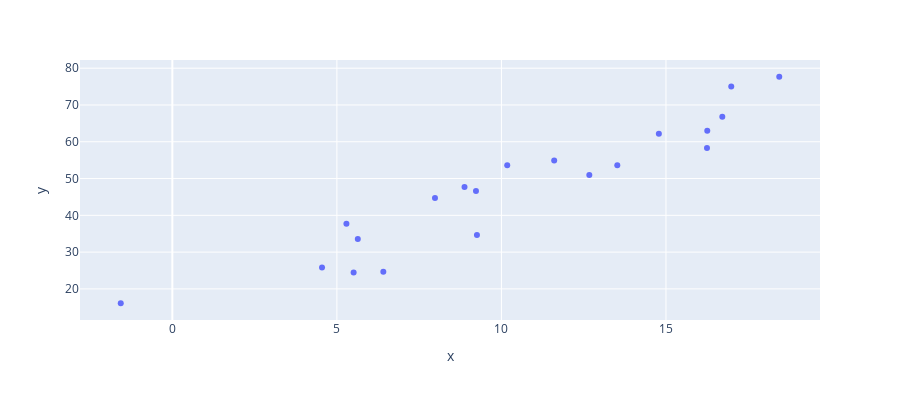

Source (notebook cell):
### Code cell
px.scatter(x=x, y=y, height=400)

### Figure 1 — Plotly figure (JSON) as saved in the notebook; plotly's stock layout.template omitted (floating-point values rounded to 4 significant figures)
{"data": [{"hovertemplate": "x=%{x}<br>y=%{y}<extra></extra>", "legendgroup": "", "marker": {"color": "#636efa", "symbol": "circle"}, "mode": "markers", "name": "", "orientation": "v", "showlegend": false, "type": "scatter", "x": [18.44, 16.25, 5.29, 13.52, 14.78, 5.635, 11.6, 9.227, 4.549, 7.981, 10.18, 16.26, 12.67, 6.412, -1.568, 9.256, 16.98, 16.71, 5.509, 8.878], "xaxis": "x", "y": [77.68, 58.29, 37.73, 53.63, 62.19, 33.6, 54.92, 46.65, 25.82, 44.71, 53.59, 62.97, 50.98, 24.68, 16.1, 34.66, 75.05, 66.77, 24.43, 47.71], "yaxis": "y"}], "layout": {"height": 400, "legend": {"tracegroupgap": 0}, "margin": {"t": 60}, "xaxis": {"anchor": "y", "domain": [0, 1], "title": {"text": "x"}}, "yaxis": {"anchor": "x", "domain": [0, 1], "title": {"text": "y"}}}}
